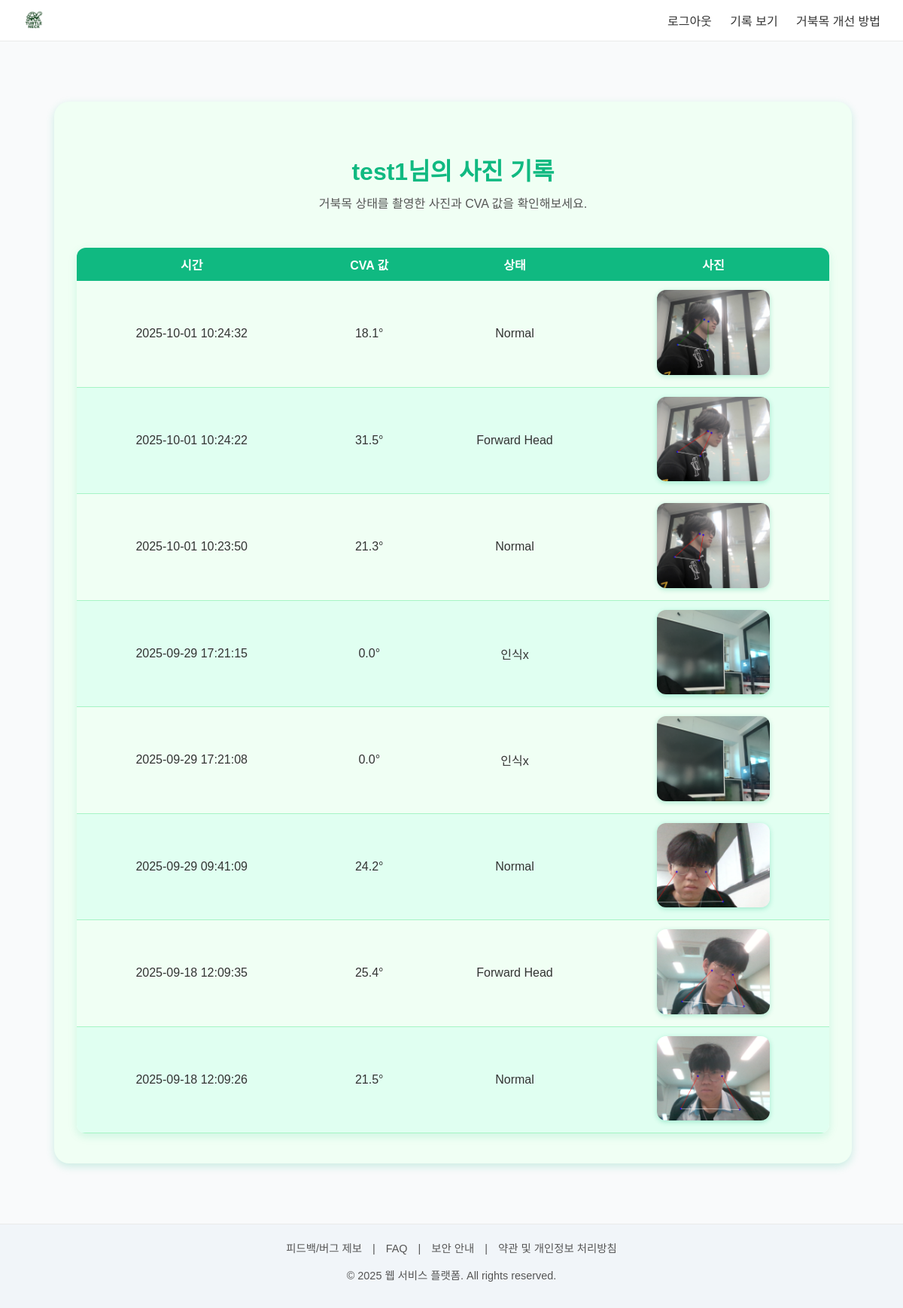
Page /records_images (signed in) on the committed database.
### tables this page shows
CREATE TABLE users (
            id INTEGER PRIMARY KEY AUTOINCREMENT,
            username TEXT UNIQUE NOT NULL,
            password TEXT NOT NULL,
            created_at TIMESTAMP DEFAULT CURRENT_TIMESTAMP
        );

CREATE TABLE cva_records (
            id INTEGER PRIMARY KEY AUTOINCREMENT,
            user_id INTEGER NOT NULL,
            cva_value REAL NOT NULL,
            status TEXT NOT NULL,
            image_path TEXT NOT NULL,
            created_at TIMESTAMP DEFAULT CURRENT_TIMESTAMP,
            FOREIGN KEY (user_id) REFERENCES users (id)
        );

### router/records/save_photo.py (the view)
@images_bp.route("/records_images")
def records_images():
    if "user_id" not in session:
        return redirect(url_for("index"))
    user_id = str(session["user_id"])
    if user_id.startswith("guest"):
        username = "게스트"
        videos = []
        return render_template("records/images.html", username=username, videos=videos)
    conn = get_connection()
    user = conn.execute("SELECT username FROM users WHERE id = ?", (user_id,)).fetchone()
    records = conn.execute(
        "SELECT * FROM cva_records WHERE user_id = ? ORDER BY created_at DESC", (user_id,)
    ).fetchall()
    conn.close()
    return render_template("records/images.html", username=user["username"], records=records)

### db/__init__.py (called while the page is built)
def get_connection():
    conn = sqlite3.connect(DB_NAME, timeout=10, check_same_thread=False)
    conn.row_factory = sqlite3.Row
    return conn

### templates/records/images.html (shortened to what this page needs)
{% extends "base/base.html" %}
{% block content %}
<section class="photo-section">
  <h1>{{ username }}님의 사진 기록</h1>
  <p class="subtitle">거북목 상태를 촬영한 사진과 CVA 값을 확인해보세요.</p>
  <div class="t">
    <table>
      <thead>
        <tr>
          <th>시간</th>
          <th>CVA 값</th>
          <th>상태</th>
          <th>사진</th>
        </tr>
      </thead>
      <tbody>
        {% for r in records %}
        <tr>
          <td>{{ r["created_at"] }}</td>
          <td>{{ r["cva_value"] }}°</td>
          <td>{{ r["status"] }}</td>
          <td>
            <img src="{{ url_for('static', filename=r['image_path'].replace('static/', '')) }}"
                 width="150" class="clickable-img" alt="CVA 이미지">
          </td>
        </tr>
        {% endfor %}
      </tbody>
    </table>
  </div>
</section>
{% endblock %}

### templates/base/base.html (shortened to what this page needs)
<!DOCTYPE html>
<html lang="ko">
<head>
    <link rel="stylesheet" href="{{ url_for('static', filename='style.css') }}">
</head>
<body>
    <header>
        <nav class="navbar">
            <div class="logo">
                {% set uid = session.get('user_id', '') | string %}
                {% if uid.startswith('guest') %}
                <a href="{{ url_for('logout') }}">
                    <img src="{{ url_for('static', filename='images/logo.png') }}" alt="logo" height="30">
                </a>
                {% else %}
                <a href="{{ url_for('index') }}">
                    <img src="{{ url_for('static', filename='images/logo.png') }}" alt="logo" height="30">
                </a>
                {% endif %}
            </div>
            <div class="menu">
                {% set uid = session.get('user_id', '') | string %}
                {% if uid.startswith('guest') or not uid %}
                    <a href="{{ url_for('signup.register') }}">회원가입</a>
                    <a href="{{ url_for('login.login') }}">로그인</a>
                {% else %}
                    <a href="{{ url_for('logout') }}">로그아웃</a>
                    <a href="{{ url_for('records.records') }}">기록 보기</a>
                {% endif %}
                <a href="{{ url_for('user_service.user_service') }}">거북목 개선 방법</a>
            </div>
        </nav>
    </header>
    <main>
        {% block content %}{% endblock %}
    </main>
    <footer>
        <div class="footer-links">
            <a href="{{ url_for('footer.feedback') }}">피드백/버그 제보</a> |
            <a href="{{ url_for('footer.FAQ') }}">FAQ</a> |
            <a href="{{ url_for('footer.security') }}">보안 안내</a> |
            <a href="{{ url_for('footer.TAC') }}">약관 및 개인정보 처리방침</a>
        </div>
        <p>© 2025 웹 서비스 플랫폼. All rights reserved.</p>
    </footer>
</body>
</html>

### static/style.css (style rules this page uses)
body { margin: 0; font-family: "Noto Sans KR", sans-serif; background-color: #f9fafb; color: #333; display: flex; flex-direction: column; min-height: 100vh; height: 100%; }
header { background: #fff; border-bottom: 1px solid #eaeaea; padding: 10px 30px; }
.navbar { display: flex; justify-content: space-between; align-items: center; }
.navbar .menu a { margin-left: 20px; text-decoration: none; color: #333; font-weight: 500; }
main { flex: 1; padding: 40px 20px; text-align: center; width: 97%; }
footer { background: #f1f5f9; text-align: center; padding: 20px; font-size: 0.9rem; border-top: 1px solid #eaeaea; color: #555; }
footer .footer-links a { margin: 0 10px; text-decoration: none; color: #555; }
h1 { font-size: 2rem; font-weight: bold; margin-bottom: 0.3em; text-align: center; }
p.subtitle { color: #555; margin-bottom: 4em; margin-top: 1px; text-align: center; }

### templates/records/images.html (style rules this page uses)
body { font-family: "Noto Sans KR", sans-serif; background-color: #f9fafb; color: #333; margin: 0; padding: 0; }
h1 { font-weight: bold; text-align: center; color: #10b981; font-size: clamp(1.2rem, 5vw, 2rem); max-width: 100%; padding: 0 10px; word-break: keep-all; }
p.subtitle { color: #555; text-align: center; margin-bottom: 3em; }
.photo-section { max-width: 1000px; margin: 40px auto; background: #f0fff4; padding: 40px 30px; border-radius: 20px; box-shadow: 0 4px 12px rgba(16,185,129,0.2); }
.t { display: flex; justify-content: center; align-items: center; }
.t table { width: 100%; border-collapse: collapse; border-radius: 12px; overflow: hidden; box-shadow: 0 4px 12px rgba(16,185,129,0.15); background-color: #fff; }
.t thead th { background-color: #10b981; color: white; padding: 10px 6px; text-align: center; font-size: 1rem; white-space: nowrap; min-width: 80px; }
.t td { text-align: center; padding: 12px 10px; font-size: 1rem; color: #333; background-color: #f0fff4; border-bottom: 1px solid #a6f4c5; }
.t tr:nth-child(even) td { background-color: #e0fff1; }
.clickable-img { border-radius: 12px; box-shadow: 0 2px 6px rgba(16,185,129,0.3); cursor: pointer; transition: transform 0.2s ease; }

### rows in the picture
users: username "test1"
cva_records: created_at "2025-10-01 10:24:32", cva_value "18.1", status "Normal", image_path (picture)
cva_records: created_at "2025-10-01 10:24:22", cva_value "31.5", status "Forward Head", image_path (picture)
cva_records: created_at "2025-10-01 10:23:50", cva_value "21.3", status "Normal", image_path (picture)
cva_records: created_at "2025-09-29 17:21:15", cva_value "0.0", status "인식x", image_path (picture)
cva_records: created_at "2025-09-29 17:21:08", cva_value "0.0", status "인식x", image_path (picture)
cva_records: created_at "2025-09-29 09:41:09", cva_value "24.2", status "Normal", image_path (picture)
cva_records: created_at "2025-09-18 12:09:35", cva_value "25.4", status "Forward Head", image_path (picture)
cva_records: created_at "2025-09-18 12:09:26", cva_value "21.5", status "Normal", image_path (picture)
